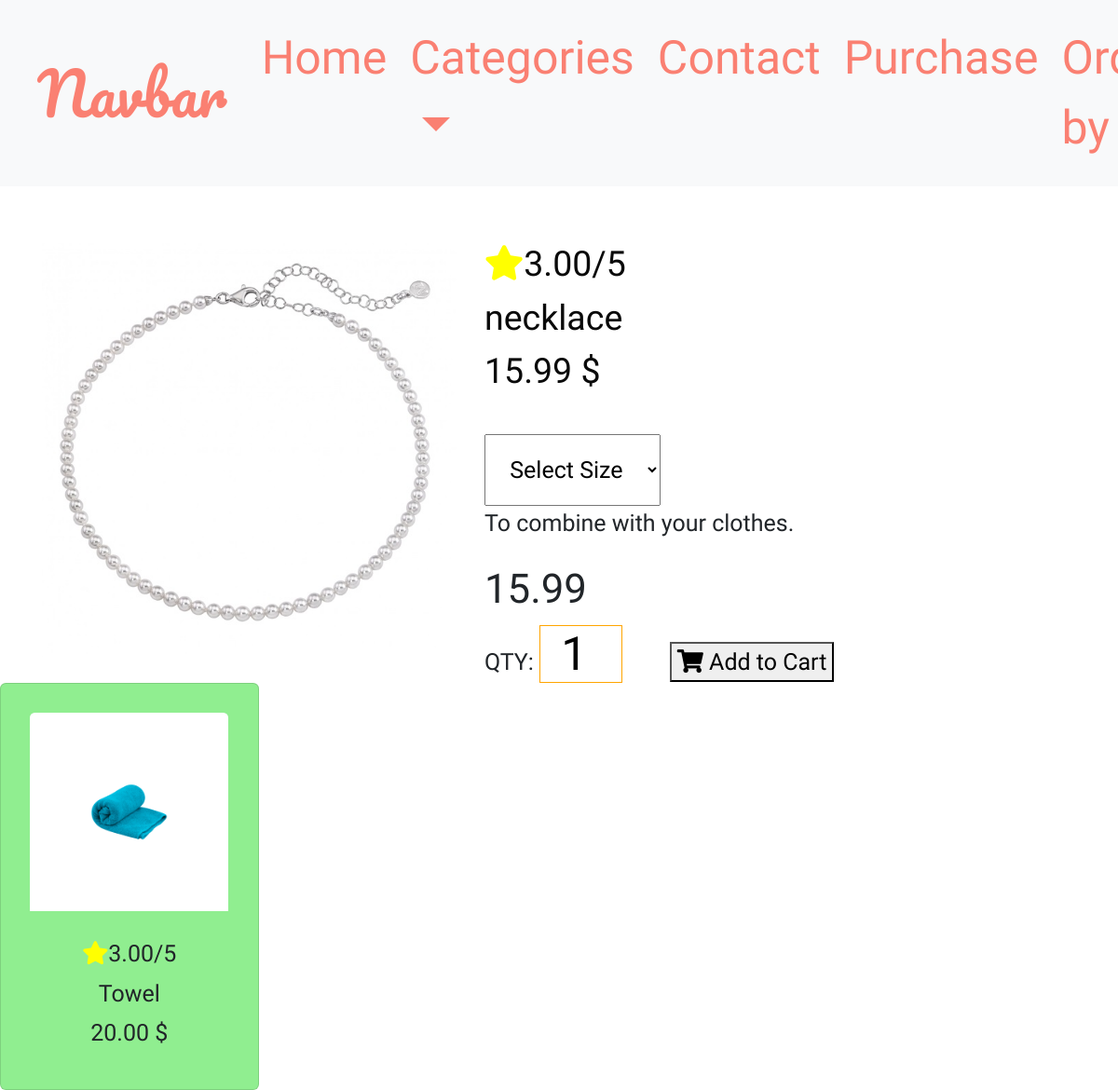
Page /products/3 on the earlier database version.
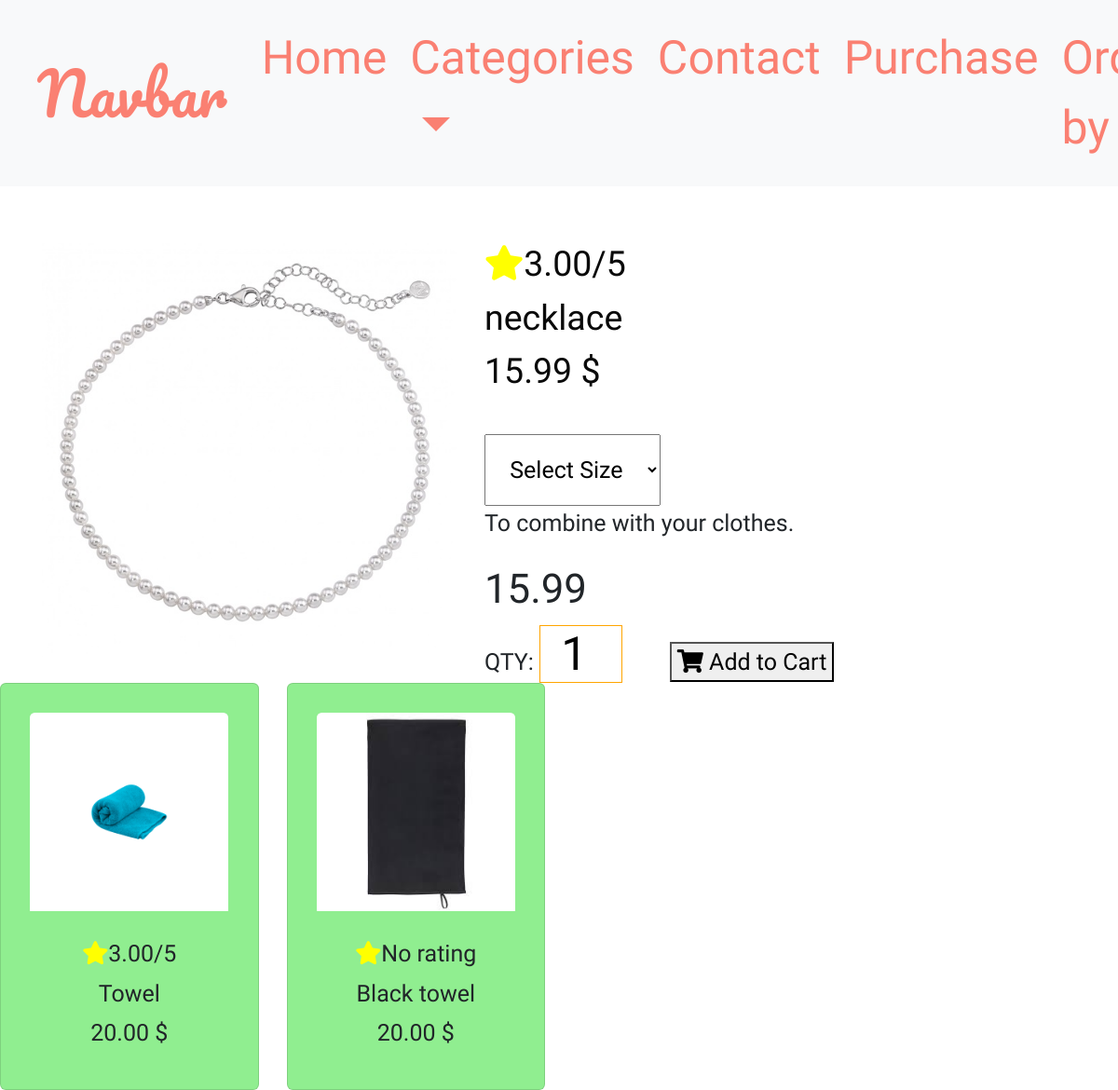
Same page on the later database version.
### products/models.py (models this page shows, shortened)
class Product(models.Model):
    category = models.ForeignKey('Category', on_delete=models.CASCADE)
    name = models.CharField(max_length=254)
    sku = models.CharField(max_length=254, null=True, blank=True)
    description = models.TextField()
    price = models.DecimalField(max_digits=6, decimal_places=2)
    rating = models.DecimalField(max_digits=6, decimal_places=2, null=True, blank=True)
    image = models.ImageField()

### products/views.py (the view)
# urls.py: path('<id>', views.product_page, name='product_id'),
def product_page(request, id):
    product=Product.objects.get(id=id)
    related_products=Product.objects.filter(category=product.category).exclude(id=id)[:4]
    context = {
        'product': product,
        'related_products': related_products,
    }
    return render(request, 'products/product_id.html', context)

### products/templates/products/product_id.html (shortened to what this page needs)
{% extends "base.html" %}
{% load static %}
{% block page_header %}
    <div class="container header-container">
        <div class="row">
            <div class="col"></div>
        </div>
    </div>
{% endblock %}
{% block content %}
<div class="container single-product">
    <div class="row">
        <div class="col-lg-5 ">
            <div class="image-container">
            {% if product.image %}
            <img class=" img-fluid" src="{{ product.image.url }}" alt="{{ product.name }}"  class="card-img-top" width = "100%">
            </div>
        </div>
        <div class="col-lg-5">
            <h4><i style="color:yellow;"class="fa fa-star" style="font-size: small;"></i>{{ product.rating }}/5</h4>
            {% else %}
            <h4><i class="fa fa-star" style="font-size: small;"></i>No rating</h4>
            {% endif %}
            <h4>{{ product.name }}</h4>
            <h4>{{ product.price }} $</h4>
            <select>
                <option> Select Size</option>
            </select>
            <p>{{ product.description }}</p>
            <div>
                <form class="form" action="{% url 'addtoshopcart' product.id %}" method="POST">
                    <div id="SelectedProduct">
                        <h3 class="product-price">{{ product.price }}</h3>
                        <div class="qty-input">
                            <span class="text-uppercase">QTY: </span>
                            <input class="input" name="quantity" type="number" value="1" min="1" max="{{ product.amount }}">
                            <button type="submit" {% if product.amount < 1  %} disabled {% endif %} class="primary-btn add-to-cart">
                                <i class="fa fa-shopping-cart"></i> Add to Cart
                            </button>
                        </div>
                    </div>
                </form>
            </div>
        </div>
    </div>
</div>
<div class="row">
    {% for product in related_products %}
        <div class="col-lg-3">
            <div class="card related-product">
               <a href="{% url 'product_id' product.id %}">
                 <div class="card-body">
                     <img class=" card-img-top" src="{{ product.image.url }}" alt="{{ product.name }}">
                 </div>
               </a>
               <div class="card-content">
                 {% if product.rating %}
                 <h6 class="text-center"><i style="color:yellow;" class="fa fa-star" style="font-size: small;"></i>{{ product.rating }}/5</h6>
                 {% else %}
                 <h6 class="text-center"><i style="color:yellow;" class="fa fa-star" style="font-size: small;"></i>No rating</h6>
                 {% endif %}
                 <h6 class="text-center">{{ product.name }}</h6>
                 <h6 class="text-center">{{ product.price }} $</h6>
               </div>
            </div>
       </div>
    {% endfor %}
</div>
{% endblock %}

Differences in the rows shown:
added Product: image (picture), shows "No rating", name "Black towel", price "20.00"
